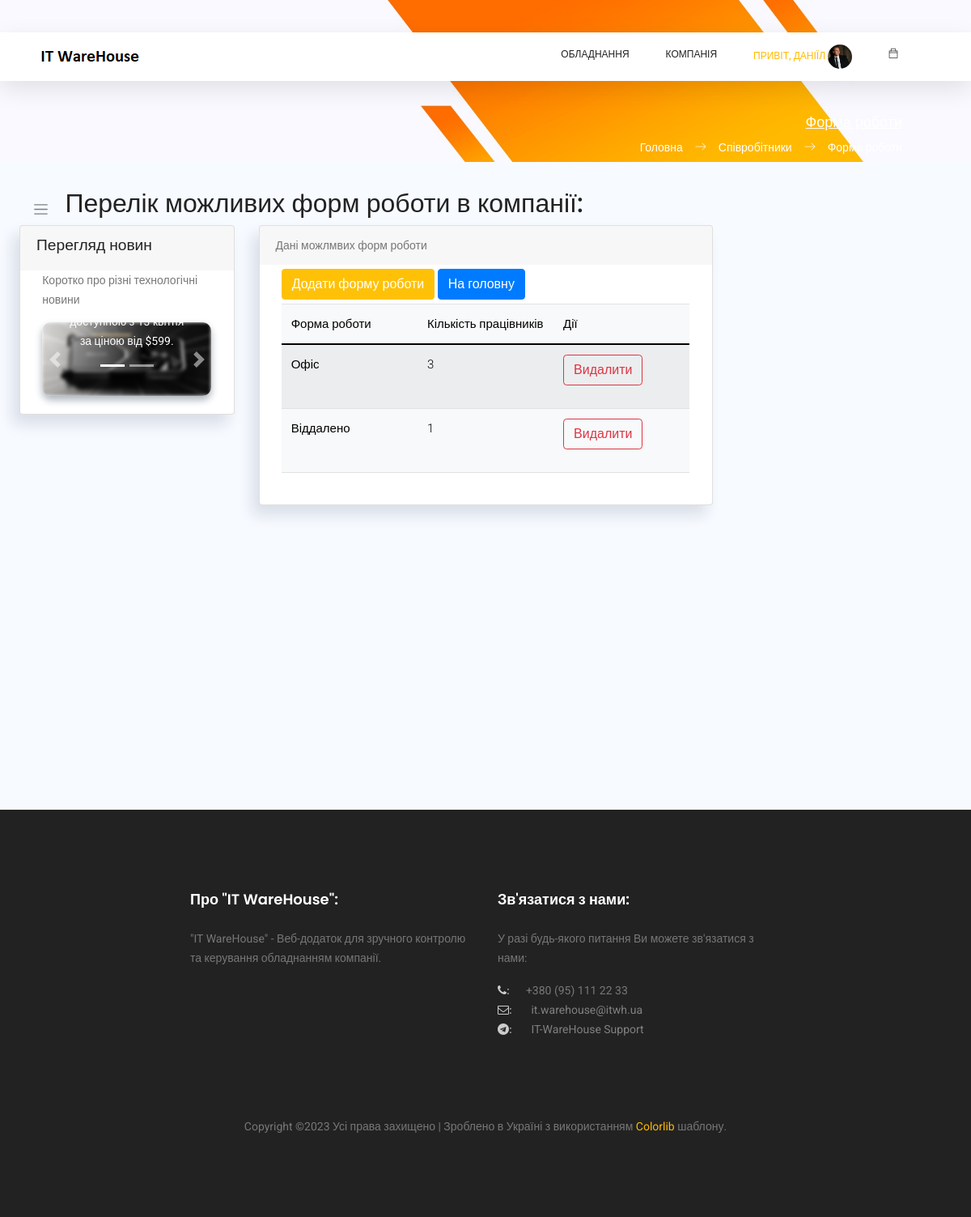
The page /employees/ustatus (signed in) on the database its author committed.
### users/models.py (models this page shows, shortened)
class NewUser(AbstractBaseUser, PermissionsMixin):
    email = models.EmailField(_('email address'), unique=True)
    user_name = models.CharField(max_length=150, unique=True)
    start_date = models.DateTimeField(default=timezone.now)
    is_staff = models.BooleanField(default=False)
    is_active = models.BooleanField(default=False)
    is_employee = models.BooleanField(default=False)
    objects = CustomAccountManager()
    USERNAME_FIELD = 'email'
    REQUIRED_FIELDS = ['user_name']

### employees/models.py (models this page shows, shortened)
class Employees(models.Model):
    first_name = models.CharField(max_length=50, default='', verbose_name="Ім'я *")
    last_name = models.CharField(max_length=50, default='', verbose_name='Прізвище *')
    email = models.EmailField(max_length=75, unique=True, null=True, verbose_name='Електрона пошта *')
    eid = models.CharField(max_length=8, unique=True, null=True, verbose_name='Внутрішній номер *')
    department = models.ForeignKey(Departments, null=True, on_delete=models.SET_NULL, verbose_name='Назва відділу *')
    title = models.CharField(max_length=50, null=True, default='', verbose_name='Посада *')
    user_id = models.ForeignKey(NewUser, null=True, on_delete=models.SET_NULL, verbose_name='ID Користувача *')
    location = models.ForeignKey(Cities, null=True, on_delete=models.SET_NULL, blank=True, verbose_name='Назва міста')
    mobilephone = models.CharField(max_length=20, null=True, default='', blank=True, verbose_name='Мобільний телефон')
    status = models.ForeignKey(UserStatus, null=True, on_delete=models.SET_NULL, blank=True,
                               verbose_name='Форма роботи')
    photo = models.FileField(upload_to='photos/', null=True, default='photos/default_user.jpg', blank=True,
                             verbose_name='Фото')
    comments = models.TextField(max_length=300, null=True, default='', blank=True, verbose_name='Коментарі')

class UserStatus(models.Model):
    ustatus = models.CharField(max_length=50, unique=True, verbose_name='Форма роботи')

### employees/views.py (the view)
# urls.py: path('ustatus', ustatus_list, name='ustatus-list'),
@login_required
def ustatus_list(request):
    context = {
        'page_title': 'Форма роботи',
        'app_name': 'Співробітники',
        'page_name': 'Форма роботи'
    }
    user_admin = 0
    if request.user.groups.filter(name='Admins').exists():
        user_admin = 1
    if Employees.objects.filter(user_id=request.user.id).exists():
        employee_data = Employees.objects.get(user_id=request.user.id)
    else:
        employee_data = ''
    user_status_list = None
    if len(UserStatus.objects.all()) > 0:
        all_user_status = UserStatus.objects.all()
        user_status_list = []
        for u_status in all_user_status:
            try:
                Employees.objects.filter(status=u_status.id)
            except:
                emp_count = 0
            else:
                emp_count = len(Employees.objects.filter(status=u_status.id))
            our_status_data = (u_status, emp_count)
            user_status_list.append(our_status_data)
    context['user_admin'] = user_admin
    context['ustatus_list'] = user_status_list
    context['employee_data'] = employee_data
    return render(request, 'employees/ustatus_list.html', context=context)

### templates/employees/ustatus_list.html (shortened to what this page needs)
{% extends '_layouts/base.html' %}
{% load static %}
{% block content %}
<div id="main" style="margin-left: 0; min-height: 800px;">
    <div class="main-content container-fluid">
        <div class="page-title">
            <nav class="navbar navbar-header navbar-expand navbar-light headli-1">
                <a class="sidebar-toggler" href="#"><span class="navbar-toggler-icon"></span></a>
            </nav>
            <h3 class="headli-1">Перелік можливих форм роботи в компанії:</h3>
        </div>
        <section class="section">
            <div class="row mb-4">
                <div class="col-md-3">
                    <div class="card" >
                        <div class="card-header" >
                            <h4>Перегляд новин</h4>
                        </div>
                        <div class="card-body" >
                            <div class="row" >
                                <div class="col-md-12" >
                                    <p>Коротко про різні технологічні новини</p>
                                    <div id="carouselExampleCaptions" class="carousel slide" data-ride="carousel" >
                                        <ol class="carousel-indicators">
                                            <li data-bs-target="#carouselExampleCaptions" data-slide-to="0" class="active"></li>
                                            <li data-bs-target="#carouselExampleCaptions" data-slide-to="1"></li>
                                        </ol>
                                        <div class="carousel-inner" >
                                            <div class="carousel-item active" >
                                                <img src="{% static 'static_f_2/images/cpsamples/newsphoto1.jpg' %}" class="d-block w-100 main-img-n" alt="...">
                                                <div class="carousel-caption d-none d-md-block" >
                                                    <p>Відеокарта буде доступною з 13 квітня за ціною від $599.</p>
                                                </div>
                                            </div>
                                        </div>
                                        <a class="carousel-control-prev" href="#carouselExampleCaptions" role="button" data-slide="prev">
                                            <span class="carousel-control-prev-icon" aria-hidden="true"></span>
                                        </a>
                                        <a class="carousel-control-next" href="#carouselExampleCaptions" role="button" data-slide="next">
                                            <span class="carousel-control-next-icon" aria-hidden="true"></span>
                                        </a>
                                    </div>
                                </div>
                            </div>
                        </div>
                    </div>
                </div>
                <div class="col-md-6">
                    <div class="card">
                        <div class="card-header">
                            Дані можлмвих форм роботи
                        </div>
                        <div class="card-body">
                            <div class="dataTable-wrapper dataTable-loading no-footer sortable searchable fixed-columns" >
                                <div class="dataTable-top">
                                    <div style="display: block; gap: 10px; margin: 5px 0;">
                                        <a href="/employees/ustatus_create" class="btn btn-warning my-btn">Додати форму роботи</a>
                                        <a href="/main/main_page" class="btn btn-primary my-btn">На головну</a>
                                    </div>
                                </div>
                                <div class="dataTable-container capitalizer" >
                                    {% if ustatus_list %}
                                    <table class="table table-striped table-light dataTable-table" id="table1"       >
                                        <thead>
                                        <tr>
                                            <th data-sortable="" style="width: 30%;">
                                                <li href="#" class="dataTable-sorter colorizer">Форма роботи</li>
                                            </th>
                                            <th data-sortable="" style="width: 30%;">
                                                <li href="#" class="dataTable-sorter colorizer">Кількість працівників</li>
                                            </th>
                                            <th data-sortable="" style="width: 30%;">
                                                <li href="#" class="dataTable-sorter colorizer">Дії</li>
                                            </th>
                                        </tr>
                                        </thead>
                                        <tbody>
                                        {% for u_status, emp_count in ustatus_list %}
                                        <tr>
                                            <td class="colorizer" style="font-weight: 300;">{{ u_status.ustatus }}</td>
                                            <td class="colorizer" style="font-weight: 300;">{{ emp_count}}</td>
                                            <td>
                                                <div class="btn-group mb-3" role="group" aria-label="Basic example">
                                                    <a class="btn btn-outline-danger" href="/employees/ustatus_delete/{{ u_status.id }}">
                                                        Видалити
                                                    </a>
                                                </div>
                                            </td>
                                        </tr>
                                        {% endfor %}
                                        </tbody>
                                    </table>
                                    {% endif %}
                                </div>
                            </div>
                        </div>
                    </div>
                </div>
            </div>
        </section>
    </div>
</div>
{% endblock content %}

### templates/_layouts/header.html (shortened to what this page needs)
{% load static %}
<header class="header_area sticky-header">
	<div class="main_menu">
			<nav class="navbar navbar-expand-lg navbar-light main_box">
				<div class="container">
					<a class="navbar-brand logo_h" href="/">
						<img src="{% static 'static_f_1/img/logo.png' %}" alt="IT WareHouse Project Logo">
					</a>
					<div class="collapse navbar-collapse offset" id="navbarSupportedContent">
						<ul class="nav navbar-nav menu_nav ml-auto">
							{% if not user.is_authenticated %}
								<li class="nav-item"><a class="nav-link" href="/">Вхід до Системи</a></li>
							{% else %}
								<li class="nav-item submenu dropdown">
									<a href="#" class="nav-link dropdown-toggle" data-toggle="dropdown"
									   role="button" aria-haspopup="true" aria-expanded="false">Обладнання</a>
								</li>
								<li class="nav-item submenu dropdown">
									<a href="#" class="nav-link dropdown-toggle" data-toggle="dropdown" role="button"
									   aria-haspopup="true" aria-expanded="false">Компанія</a>
								</li>
								<li class="nav-item submenu dropdown active">
									<a href="#" class="nav-link dropdown-toggle" data-toggle="dropdown" role="button"
									   aria-haspopup="true" aria-expanded="false">
										<span>Привіт, {{ user.user_name }}</span>
										{% if employee_data.photo %}
										<span><span><img width="30px" height="30px" class="profile-img"
														 src="/media/{{ employee_data.photo }}" alt=""></span>
										</span>
										{% else %}
										<span><span><img width="30px" height="30px" class="profile-img"
													 src="/media/photos/default_user.jpg" alt=""></span>
										</span>
										{% endif %}
										</a>
								</li>
								<li class="nav-item submenu dropdown">
									<a href="#" class="nav-link dropdown-toggle">
										<span class="ti-bag"></span>
									</a>
								</li>
							{% endif %}
						</ul>
					</div>
				</div>
			</nav>
	</div>
</header>

### static/static_f_2/css/app.css (style rules this page uses)
#main { margin-left:260px;background-color:#f7faff;min-height:100vh;transition:margin-left .6s ease-out }
#main .main-content { padding:2rem 1.5rem }
#main .main-content .page-title h3 { font-size:2rem }
a { text-decoration:none }
a,button { outline:0 }
@media screen and (max-width:1200px) { #main { margin-left:0 } }
.btn.btn-danger,.btn.btn-dark,.btn.btn-info,.btn.btn-light,.btn.btn-link,.btn.btn-primary,.btn.btn-secondary,.btn.btn-success,.btn.btn-warning { color:#fff }
.btn-group>.btn { border-radius:.267rem }
.carousel-inner { border-radius:.7rem;box-shadow:0 5px 10px #adb5bd }
.dropdown-toggle:after { color:#fff }
.card { box-shadow:-8px 12px 18px 0 rgba(25,42,70,.13);margin-bottom:2.2rem }
.card .card-header { border:none }
.card .card-header h4 { font-size:1.2rem }
.card .card-header~.card-body { padding-top:0 }
.card .card-body { padding:1.4rem 1.7rem }
.dataTable-table td,.dataTable-table thead th,.table td,.table thead th { vertical-align:middle }
.dataTable-table thead th,.table thead th { border-bottom:2px solid #475f7b }
.dataTable-container { overflow-x:auto }

### templates/_layouts/header.html (style rules this page uses)
.header_area .navbar .nav .nav-item .nav-link { padding: 1px 0; }
.profile-img { object-fit: cover; border-radius: 15px; }

### rows shown on the page
NewUser: user_name "ДАНІЇЛ"
Employees: photo (picture)
UserStatus: ustatus "Офіс", id "3"
UserStatus: ustatus "Віддалено", emp_count "1"

### other values the page prints
{{ page_title }} "Форма роботи"
{{ app_name }} "Співробітники"
{{ page_name }} "Форма роботи"
